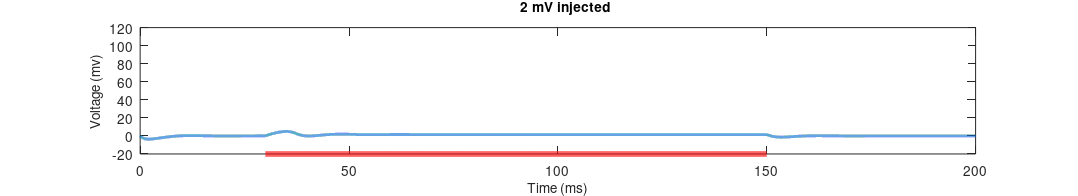
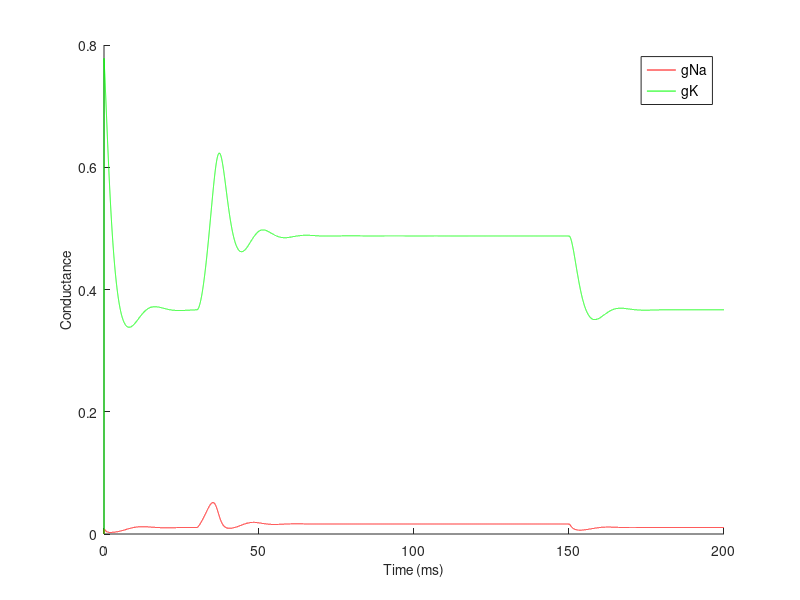
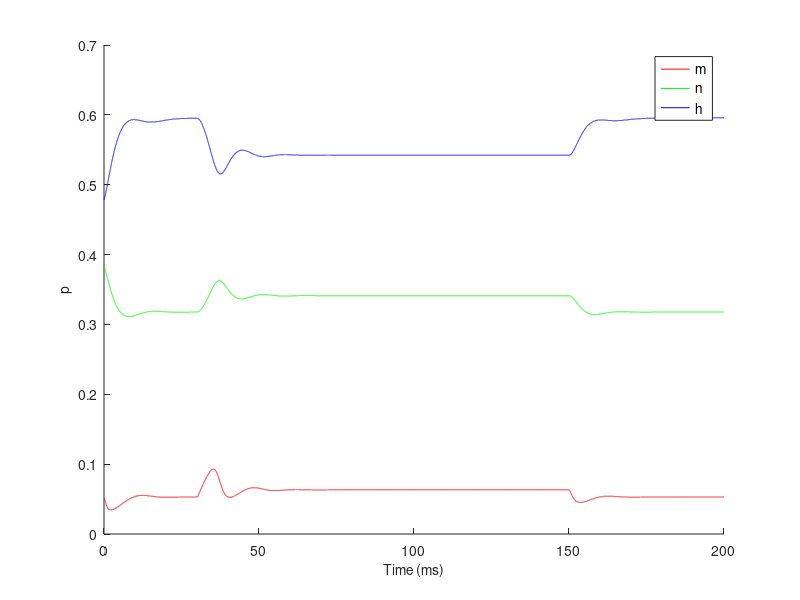
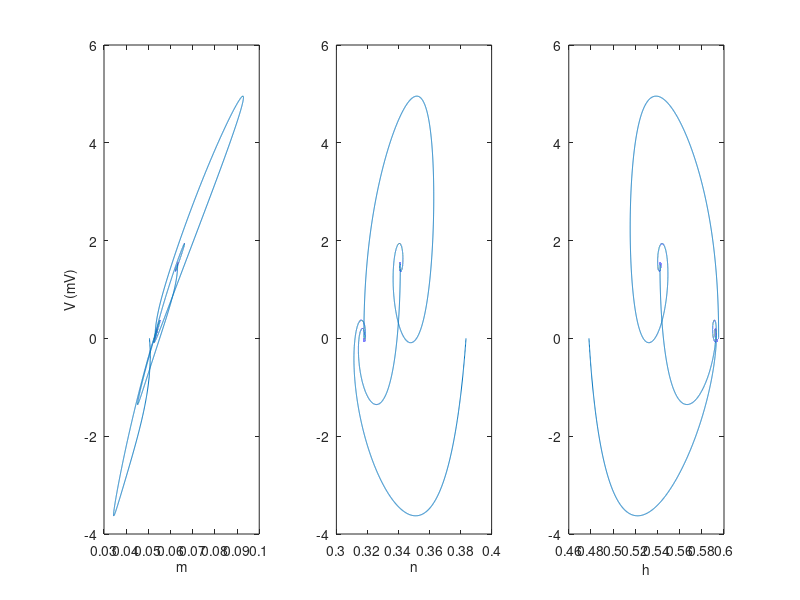

MATLAB code to generate these figures, in order:
% Hodgkin_Huxley.m
%
% Matlab implementation of the Hodgkin_Huxley model
% Uses the simplest (lowest order) approximation of the differential
% equation, so it's easy to read, but falls appart for large time steps 
%
% Written on 11/20/06 by G.M. Boynton at the Salk Institute, SNL-B
% Modified for CSHL 2014, 7/18/14

Iin_max  = 2;   %driving (input) current (should be greater than about 6.5 mV to spike)
Iin_t = [30,150];

% Parameters for voltage clamp
Vclamp = NaN;   %voltage clamp desired level (NaN turns it off)
gClamp = 4;

%Timing parameters:
dt = .005;      %time steps (ms) (should be <=.01)
tMax = 200;     %max time (ms); (one spike lasts about 17ms)

%Equilibrium potentials
VNa = 115;      %sodium 
VK = -12;       %potassium 
Vl = 10.613;    %extracellular 

C=1;            %membrane capacitance
gL = 0.3;       %leak conductance
T=6.3;          %temperature (C)
k=3^(.1*T-.63); %constant (function of T)
t = 0:dt:tMax;  %time vector

%zero out vectors
V = zeros(1,length(t));  %membrane potential
n = zeros(1,length(t));  %'n' gate
m = zeros(1,length(t));  %'m' gate
h = zeros(1,length(t));  %'h' gate
gNa = zeros(1,length(t));  %Sodium conductance
gK  = zeros(1,length(t));  %Potassium conductance
Iin = zeros(1,length(t));  %Time-course of input current

%nonzero initial parameters (important!)
m(1)=0.0505;
n(1)=0.3835;
h(1)=0.4782;

%Generate time-course for input current. 
Iin(t>Iin_t(1) & t<Iin_t(2)) = Iin_max;

for i=1:length(t)-1    
    %voltage dependent alpha values for m,n and h
    am = (2.5-.1*V(i))/(exp(2.5-.1*V(i))-1);
    an = (1-.1*V(i))/(10*(exp(1-.1*V(i))-1));
    ah = .07*exp(-V(i)/20);

    %voltage dependent beta values for m,n and h
    bm = 4*exp(-V(i)/18);
    bn = 0.125*exp(-V(i)/80);
    bh = 1/(exp(3-.1*V(i))+1);

    %differential equations for m,n and h
    m(i+1) = m(i)+ dt*k*(am*(1-m(i))-bm*m(i));
    n(i+1) = n(i)+ dt*k*(an*(1-n(i))-bn*n(i));
    h(i+1) = h(i)+ dt*k*(ah*(1-h(i))-bh*h(i));

    %sodium and potassium conductances (functions of m,n and h)
    gNa(i+1) = 120*m(i+1)^3*h(i+1);
    gK(i+1) = 36*n(i+1)^4;

    %voltage clamp (if Vclamp isn't NaN)
    if ~isnan(Vclamp)
        %V(i) = Vclamp;
        Iin = Iin - gClamp*(V(i)-Vclamp);  %Alternate method: adjust current using feedback
    end
    %Differential equation for membrane potential
    V(i+1)=V(i)+dt/C*(Iin(i)-gNa(i+1)*(V(i)-VNa)-gK(i+1)*(V(i)-VK)-gL*(V(i)-Vl));
end

%The rest is stuff for plotting.  

fontSize = 10;
figure(1)  %Membrane potential over time
clf
plot(t,V,'LineWidth',2);
xlabel('Time (ms)','FontSize',fontSize);
ylabel('Voltage (mv)','FontSize',fontSize);
set(gca,'YLim',[-20,120]);
title(sprintf('%5.2g mV injected',max(Iin)),'FontSize',fontSize);
hold on
plot(t(Iin>0),-20*ones(1,sum(Iin>0)),'r-','LineWidth',4);
set(gcf,'PaperPosition',[1,1,11,2]);
set(gca,'FontSize',fontSize');

figure(2) %Na nd K conductance over time
clf
hold on
plot(t,gNa,'r-');
plot(t,gK,'g-');
legend({'gNa','gK'},'FontSize',fontSize);
xlabel('Time (ms)','FontSize',fontSize);
ylabel('Conductance','FontSize',fontSize);
set(gca,'FontSize',fontSize');

figure(3)  %m,n and h gates over time
clf
hold on
plot(t,m,'r-');
plot(t,n,'g-');
plot(t,h,'b-');
legend({'m','n','h'},'FontSize',fontSize);
xlabel('Time (ms)','FontSize',fontSize);
ylabel('p','FontSize',fontSize);
set(gca,'FontSize',fontSize');

figure(4)  %phase plots for m,n and h vs membrane potential
clf
subplot(1,3,1)
plot(m,V);
xlabel('m','FontSize',fontSize);
ylabel('V (mV)','FontSize',fontSize);
set(gca,'FontSize',fontSize');

subplot(1,3,2)
plot(n,V);
xlabel('n','FontSize',fontSize);
set(gca,'FontSize',fontSize');

subplot(1,3,3)
plot(h,V);
xlabel('h','FontSize',fontSize);
set(gca,'FontSize',fontSize');
